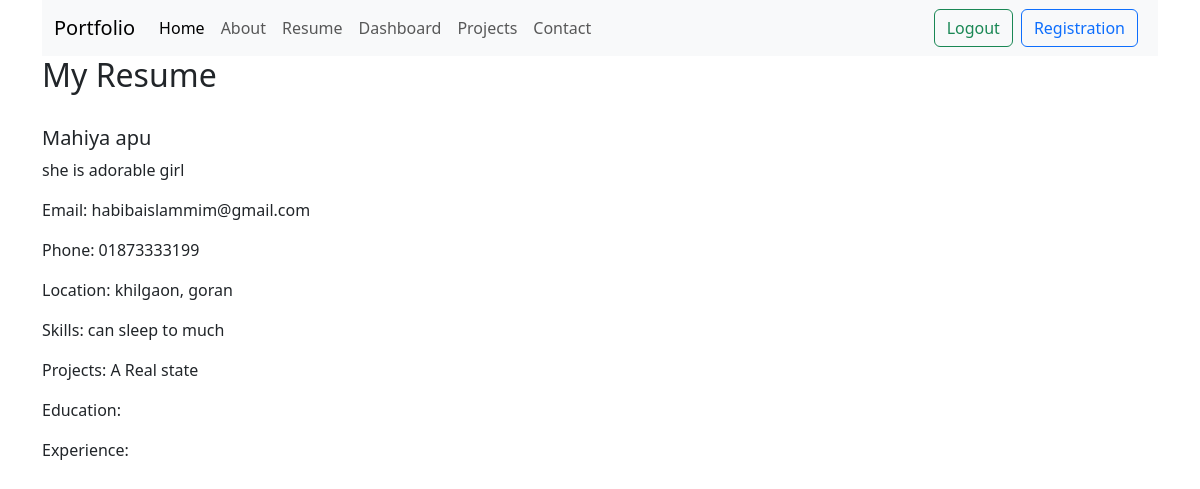
Screenshot of /resume/ with the database file from the repository.
### Portfolio/models.py (models this page shows, shortened)
class Portfolio(models.Model):
    name=models.CharField(max_length=200)
    bio=models.CharField(max_length=200)
    email=models.CharField(max_length=25)
    phone=models.CharField(max_length=20)
    location=models.CharField(max_length=100)
    skills=models.CharField(max_length=200)
    projects=models.CharField(max_length=200)

### Portfolio/views.py (the view)
# urls.py: path('resume/', resume, name='resume'),
def resume(request):
    portfolio = Portfolio.objects.first()
    return render(request, 'resume.html', {
        'portfolio': portfolio
    })

### templates/resume.html
{% extends 'base.html'%}
{% block content %}
<h2>My Resume</h2><br>
{% if portfolio %}
    <h5>{{ portfolio.name }}</h5>
    <p>{{ portfolio.bio }}</p>
    <p>Email: {{ portfolio.email }}</p>
    <p>Phone: {{ portfolio.phone }}</p>
    <p>Location: {{ portfolio.location }}</p>
    <p>Skills: {{ portfolio.skills }}</p>
    <p>Projects: {{ portfolio.projects }}</p>
    <p>Education: {{ portfolio.education }}</p>
    <p>Experience: {{ portfolio.experience }}</p>
{% else %}
    <p>No portfolio information has been added yet.</p>
{% endif %}
{% endblock content %}

### rows the page displays
Portfolio: name "Mahiya apu", bio "she is adorable girl", email "habibaislammim@gmail.com", phone "01873333199", location "khilgaon, goran", skills "can sleep to much", projects "A Real state"
